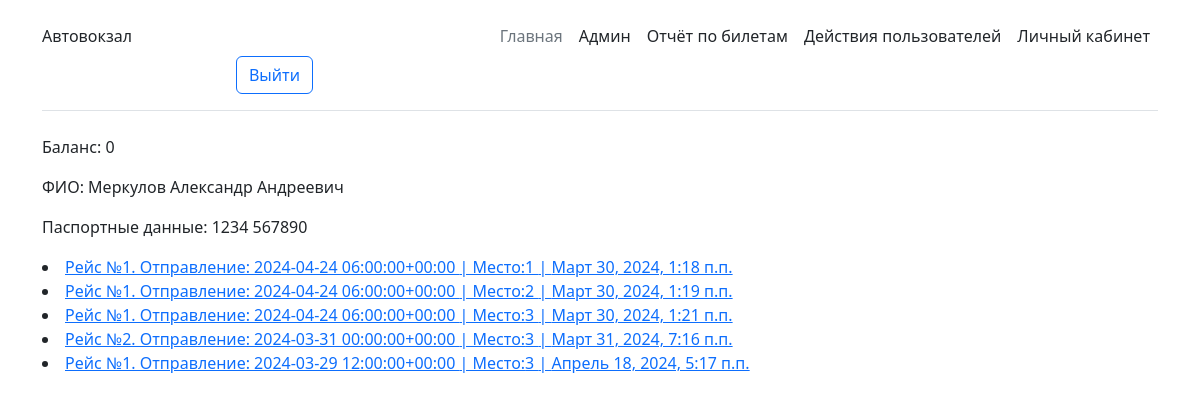
The app's page /info/ (signed in) with its own data.
### BusStation/models.py (models this page shows, shortened)
class Passenger(models.Model):
    passengerFIO = models.CharField(max_length=100, verbose_name="ФИО", default='')
    passport = models.CharField(max_length=11, verbose_name="Данные паспорта")
    person = models.ForeignKey(User, on_delete=models.PROTECT, null=True, blank=True)
    balance = models.IntegerField('Баланс счёта', default=0)
    class Meta:
        verbose_name = "Пассажир"
        verbose_name_plural = "Пассажиры"
    pass

class Ticket(models.Model):
    passenger = models.ForeignKey(Passenger, on_delete=models.PROTECT, default=None)
    route = models.ForeignKey(RaspisanieReisov, on_delete=models.PROTECT, default=None)
    date_of_sell = models.DateTimeField(verbose_name="Дата покупки")
    seat = models.IntegerField(verbose_name="Посадочное место")
    class Meta:
        verbose_name = "Билет"
        verbose_name_plural = "Билеты"
    pass

class RaspisanieReisov(models.Model):
    bus_route = models.ForeignKey('BusRoute', on_delete=models.PROTECT, default=None)
    date = models.DateTimeField(verbose_name='Дата и время отправления рейса')
    def __str__(self):
        return "Рейс №" + str(self.bus_route.number)+". Отправление: "+str(self.date)
    class Meta:
        verbose_name = "Расписание"
        verbose_name_plural = "Расписание рейсов"
    pass

class BusRoute(models.Model):
    number = models.IntegerField(verbose_name="Номер рейса")
    depart_station = models.ForeignKey(Station, verbose_name='Станция отправления', on_delete=models.PROTECT,
                                       related_name='depart_station2station',
                                       default=None, null=True)
    arr_station = models.ForeignKey(Station, verbose_name='Станция прибытия', on_delete=models.PROTECT,
                                    related_name='arrived_station2station',
                                    default=None, null=True)
    stations = models.ManyToManyField(Station, verbose_name='Промежуточные станции')
    aircool = models.BooleanField(verbose_name='Кондиционер', default=True)
    size_place = models.CharField(verbose_name='Размер пространства для ног', max_length=100, default='стандартно')
    toilet = models.BooleanField(verbose_name="Наличие туалета", default=False)
    desc = models.TextField(verbose_name='Описание маршрута', null=True, blank=True)
    cost = models.IntegerField(verbose_name='Цена одного билета', default=1000)
    comfort = models.ForeignKey(Comfort, on_delete=models.PROTECT, null=True)
    class Meta:
        verbose_name = "Автобусный маршрут"
        verbose_name_plural = "Автобусные маршруты"
    pass

### BusStation/views.py (the view)
# urls.py: path('', views.Profile, name='profile'),
@login_required
def Profile(request):
    userID = request.user.id
    profile = Passenger.objects.get(person_id=userID)
    if not profile:
        return redirect('/info/change_info')
    tickets = Ticket.objects.filter(passenger_id=userID)
    return render(request, 'pages/profile.html', {
        'tickets': tickets,
        'profile': profile
    })

### templates/pages/profile.html
{% extends 'index.html' %}
{% block content %}
    <div>
        <p>Баланс: {{ profile.balance }}</p>
        <p>ФИО: {{ profile.passengerFIO }}</p>
        <p>Паспортные данные: {{ profile.passport }}</p>
    </div>
    <div>
        {% for ticket in tickets %}
            <li>
                <a href="ticket/{{ ticket.id }}">{{ ticket.route }} | Место:{{ ticket.seat }} | {{ ticket.date_of_sell }}</a>
            </li>
        {% endfor %}
    </div>
{% endblock %}

### records on screen
Passenger: balance "0", passengerFIO "Меркулов Александр Андреевич", passport "1234 567890"
Ticket: route "Рейс №1. Отправление: 2024-04-24 06:00:00+00:00", seat "1", date_of_sell "Март 30, 2024, 1:18 п.п."
Ticket: route "Рейс №1. Отправление: 2024-04-24 06:00:00+00:00", seat "2", date_of_sell "Март 30, 2024, 1:19 п.п."
Ticket: route "Рейс №1. Отправление: 2024-04-24 06:00:00+00:00", seat "3", date_of_sell "Март 30, 2024, 1:21 п.п."
Ticket: route "Рейс №2. Отправление: 2024-03-31 00:00:00+00:00", seat "3", date_of_sell "Март 31, 2024, 7:16 п.п."
Ticket: route "Рейс №1. Отправление: 2024-03-29 12:00:00+00:00", seat "3", date_of_sell "Апрель 18, 2024, 5:17 п.п."
